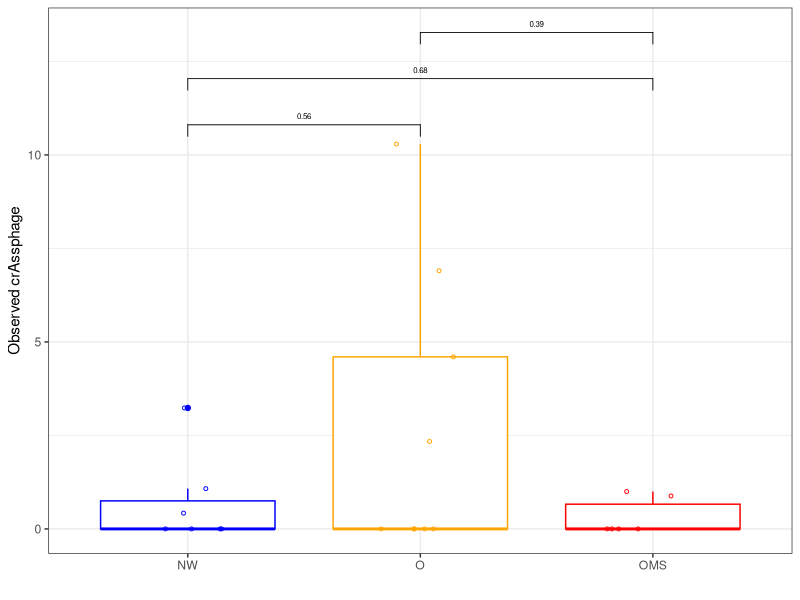
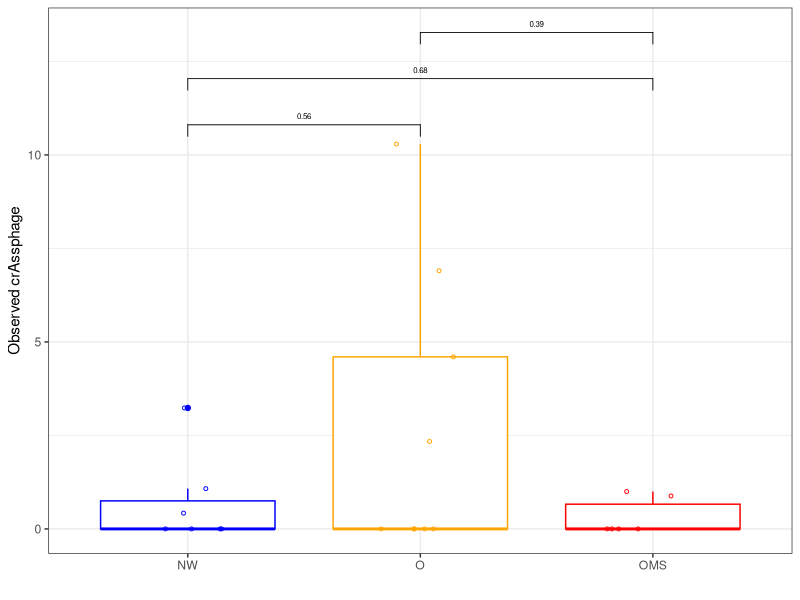
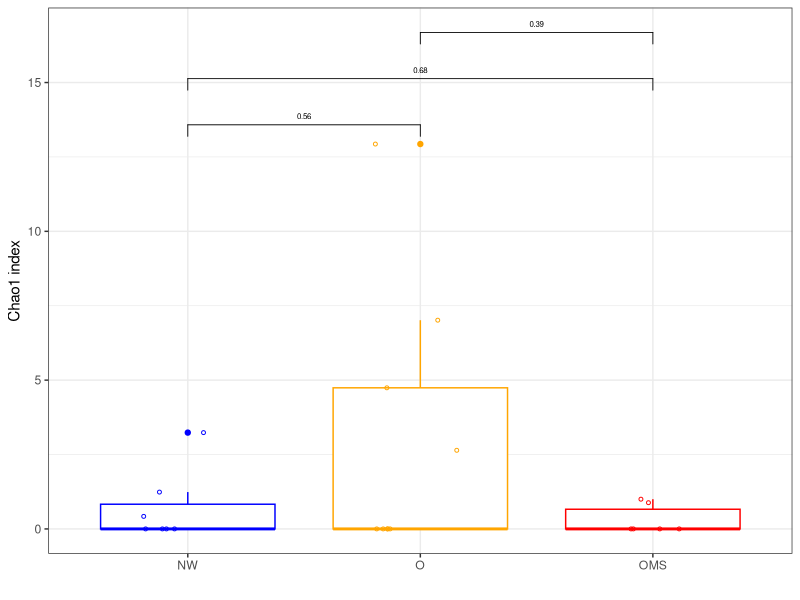
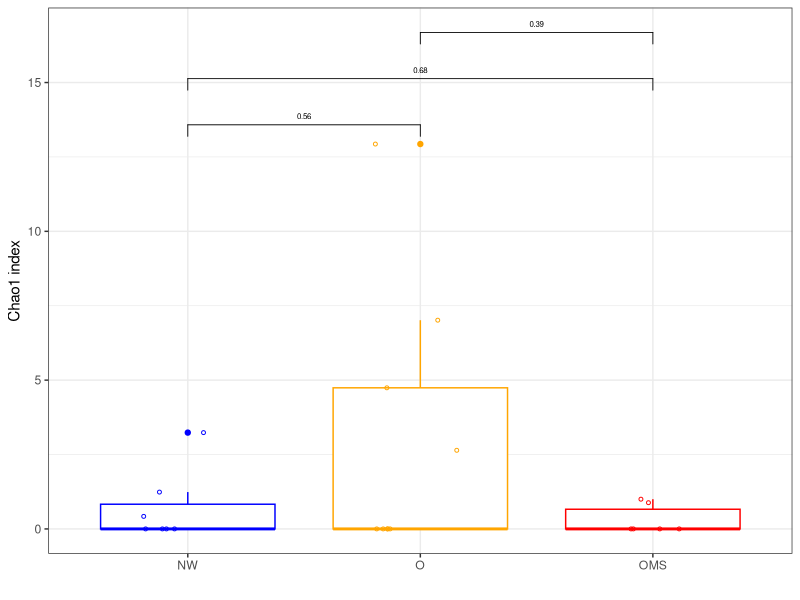
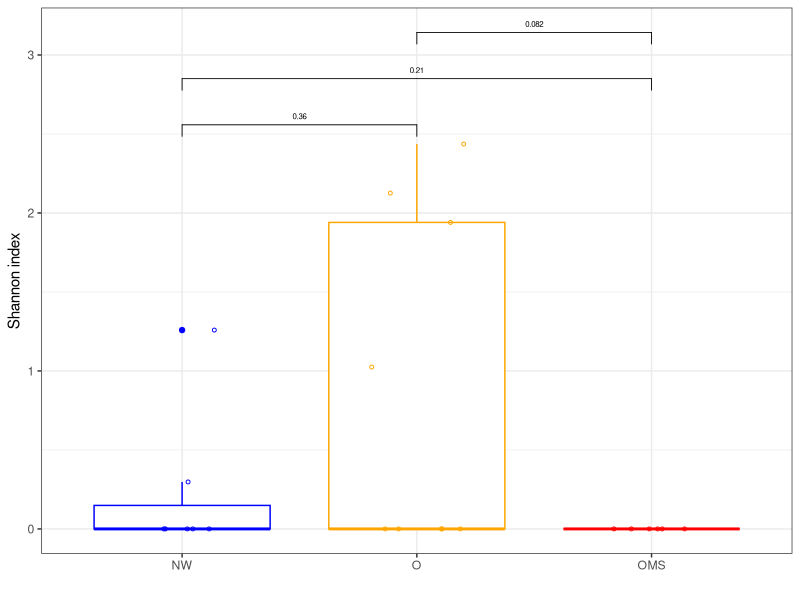
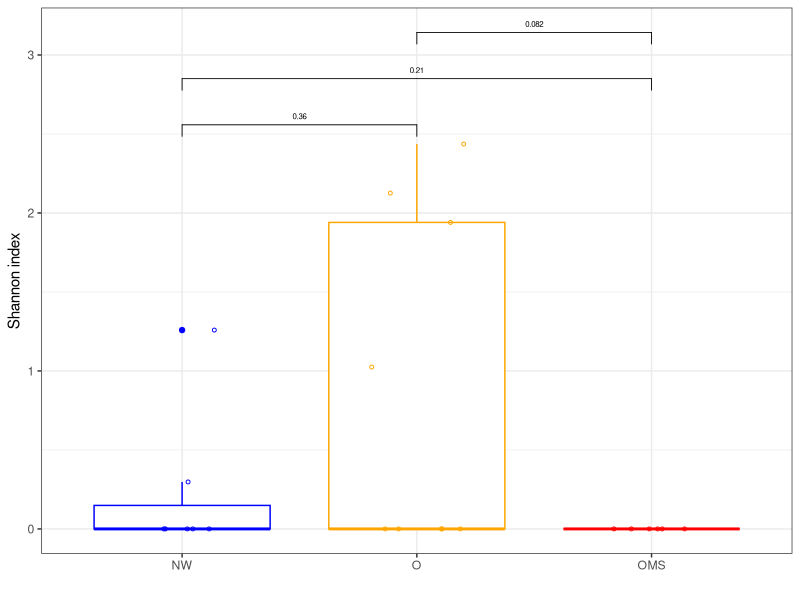
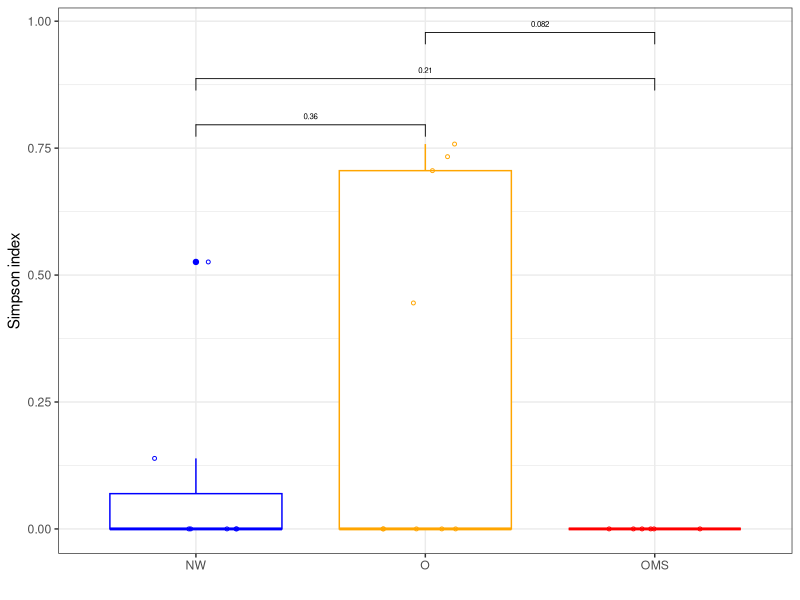
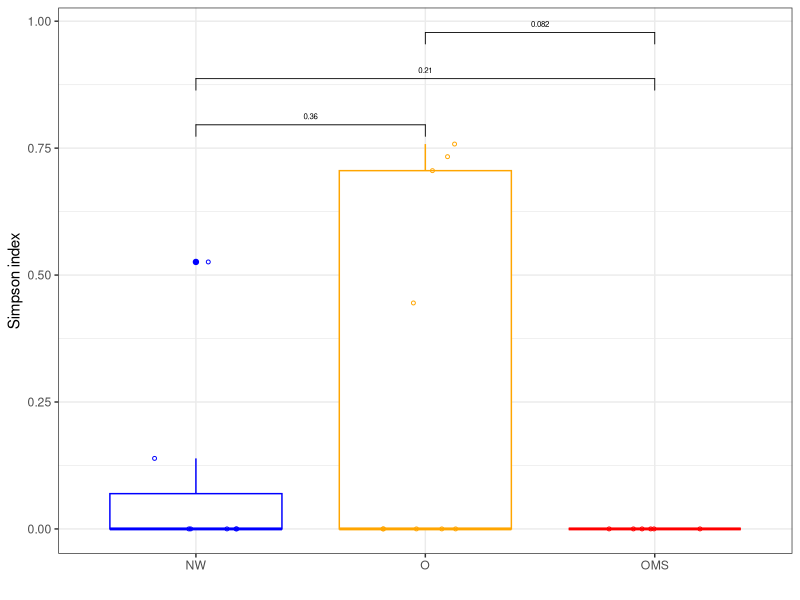

Source code (R) for these figures, in order:
## ---- chunk 1
knitr::opts_chunk$set(echo = TRUE, warning = FALSE, message = FALSE)
library("optparse")
library("ggplot2")
library("reshape")
require("gridExtra")
library("ggpubr")
## ---- chunk 2
# Data input
table <- read.table("allsamples_adiv_beta.tsv",
                    header=TRUE,
                    sep="\t",
                    row.names = 1)

# P-value groups
p_value <- list(c("NW", "O"), 
                    c("NW", "OMS"),
                    c("O", "OMS"))

# Colors
colors <- c("blue",
            "orange",
            "red")

theme_set(theme_bw())

# Boxplot Observed
boxplot_observed <- ggplot(table,
                           aes(x = group,
                               y = observed_otus)) +
  geom_boxplot(aes(color = group)) +
  geom_point(aes(color = group),
             size = 1,
             shape = 21,
             position = position_jitterdodge()) +
  labs(x="", 
       y="Observed crAssphage") +
  theme(legend.position = "none") +
  scale_color_manual(values = colors) +
  stat_compare_means(comparisons = p_value,
    method = "wilcox.test",
    size = 2)

ggsave("boxplot_beta_observed_comp.svg")
  print(boxplot_observed)
dev.off()

# Boxplot Chao1
boxplot_chao1 <- ggplot(table,
                           aes(x = group,
                               y = chao1)) +
  geom_boxplot(aes(color = group)) +
  geom_point(aes(color = group),
             size = 1,
             shape = 21,
             position = position_jitterdodge()) +
  labs(x="", 
       y="Chao1 index") +
  theme(legend.position = "none") +
  scale_color_manual(values = colors) +
  stat_compare_means(comparisons = p_value,
    method = "wilcox.test",
    size = 2)

ggsave("boxplot_beta_chao1_comp.svg")
  print(boxplot_chao1)
dev.off()

# Boxplot Shannon
boxplot_shannon <- ggplot(table,
                           aes(x = group,
                               y = shannon)) +
  geom_boxplot(aes(color = group)) +
  geom_point(aes(color = group),
             size = 1,
             shape = 21,
             position = position_jitterdodge()) +
  labs(x="", 
       y="Shannon index") +
  theme(legend.position = "none") +
  scale_color_manual(values = colors) +
  stat_compare_means(comparisons = p_value,
    method = "wilcox.test",
    size = 2)

ggsave("boxplot_beta_shannon_comp.svg")
  print(boxplot_shannon)
dev.off()

# Boxplot Simpson
boxplot_simpson <- ggplot(table,
                           aes(x = group,
                               y = simpson)) +
  geom_boxplot(aes(color = group)) +
  geom_point(aes(color = group),
             size = 1,
             shape = 21,
             position = position_jitterdodge()) +
  labs(x="", 
       y="Simpson index") +
  theme(legend.position = "none") +
  scale_color_manual(values = colors) +
  stat_compare_means(comparisons = p_value,
    method = "wilcox.test",
    size = 2)

ggsave("boxplot_beta_simpson_comp.svg")
  print(boxplot_simpson)
dev.off()

# Boxplot Goods Coverage
boxplot_goods_coverage <- ggplot(table,
                           aes(x = group,
                               y = goods_coverage)) +
  geom_boxplot(aes(color = group)) +
  geom_point(aes(color = group),
             size = 1,
             shape = 21,
             position = position_jitterdodge()) +
  labs(x="", 
       y="Goods Coverage index") +
  theme(legend.position = "none") +
  scale_color_manual(values = colors) +
  stat_compare_means(comparisons = p_value,
    method = "wilcox.test",
    size = 2)

ggsave("boxplot_beta_goods_coverage_comp.svg")
  print(boxplot_goods_coverage)
dev.off()
## ---- chunk 3
boxplot_observed
## ---- chunk 4
boxplot_chao1
## ---- chunk 5
boxplot_shannon
## ---- chunk 6
boxplot_simpson
## ---- chunk 7
boxplot_goods_coverage
